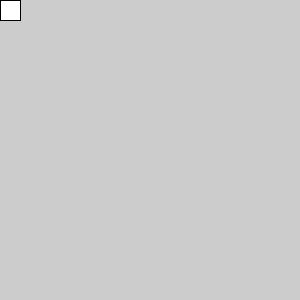
Frame 1 (no input)
Frame 60 (the mouse pressed at the canvas centre just before this capture): identical to frame 1, image omitted
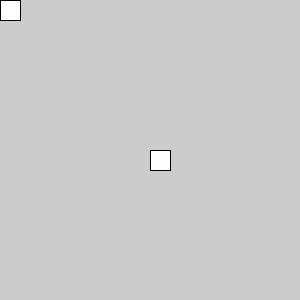
Frame 120 (the mouse held since frame 60 and released just before this capture)

The Processing sketch that drew these frames (run headless with seeded random() and noise(); from frame 60 on, the mouse is pressed at the canvas centre):

// Processing sketch: sketch_140818a
// ── sketch_140818a.pde
void setup() {
  size(300, 300);
}

void draw() {
  rect(mouseX, mouseY, 20, 20);  
}
